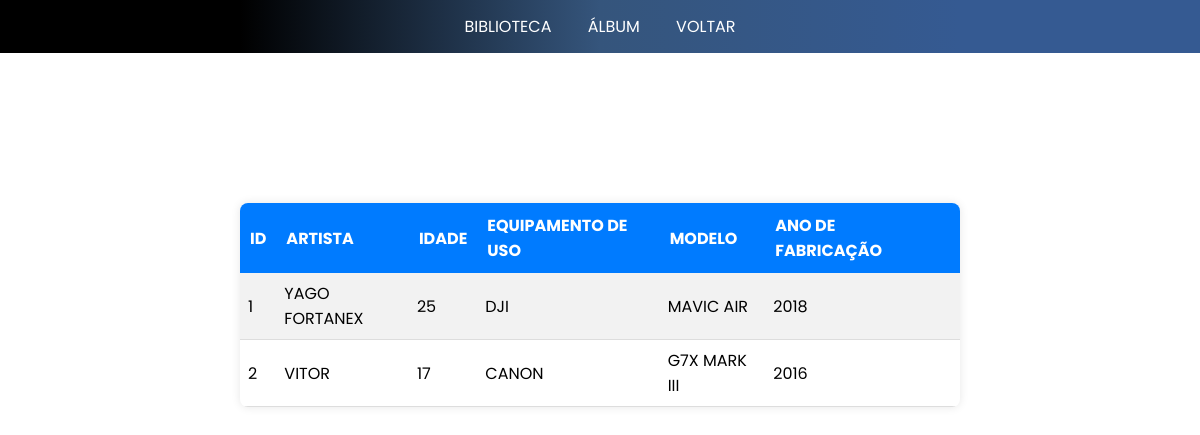
The page /php/artistas.php (signed in) on the database its author committed.
### tables this page shows
CREATE TABLE `artistas` (
  `id` int(11) NOT NULL,
  `artista` varchar(255) NOT NULL,
  `idade` int(11) NOT NULL,
  `id_equipamento` int(11) DEFAULT NULL
);

CREATE TABLE `equipamentos` (
  `id_equipamento` int(11) NOT NULL,
  `nome` varchar(255) NOT NULL,
  `modelo` varchar(255) NOT NULL,
  `ano_fabricacao` int(11) NOT NULL
);

### php/artistas.php (the view, shortened to what this page needs)
<?php
    include('banco.php');
    $sql = "SELECT
    artistas.artista,
    artistas.idade,
    equipamentos.id_equipamento,
    equipamentos.nome AS nome_equipamento,
    equipamentos.modelo,
    equipamentos.ano_fabricacao
FROM
    artistas
JOIN
    equipamentos ON artistas.id_equipamento = equipamentos.id_equipamento;
";
    $resultado = $conexao->query($sql);
?>
<!DOCTYPE html>
<html lang="pt-br">
<head>
    <link rel="stylesheet" href="/css/table.css">
</head>
<body background="/imgnovas/iacanga.JPEG" style="background-repeat: no-repeat;
    ">
    <nav>
        <ul class= "menu">
            <li><a href="biblioteca.php">BIBLIOTECA</a></li>
            <li><a href="album.php">ÁLBUM</a></li>
            <li><a href="biblioteca.php">VOLTAR</a></li>
        </ul>
    </nav>
                                            <br>
                                            <br>
                                            <br>
                                            <br>
                                            <br>
                                            <br>
<table class="table">
    <thead>
        <tr>
            <th>ID</th>
            <th>ARTISTA</th>
            <th>IDADE</th>
            <th>EQUIPAMENTO DE USO</th>
            <th>MODELO</th>
            <th>ANO DE FABRICAÇÃO</th>
            <th></th>
        </tr>
    </thead>
    <tbody>
        <?php
        while ($dados = $resultado->fetch_assoc()) {
            echo "<tr>
                <td>" . $dados["id_equipamento"] . "</td>
                <td>" . $dados["artista"] . "</td>
                <td>" . $dados["idade"] . "</td>
                <td>" . $dados["nome_equipamento"] . "</td>
                <td>" . $dados["modelo"] . "</td>
                <td>" . $dados["ano_fabricacao"] . "</td>
                <td>
                </td>
            </tr>";
        }
        ?>
    </tbody>
</table>
</body>
</html>

### css/table.css (style rules this page uses)
* { box-sizing: border-box; padding: 0; margin: 0; font-family: 'Poppins', sans-serif; }
.menu { list-style-type: none; margin: 0 auto; padding: 0; background: #355a92; background: linear-gradient(180deg,#355a92 20%, #35557c 50%, #000000 80%); background: -webkit-linear-gradient(180deg,#355a92 20%, #35557c 50%, #000000 80%); background: -moz-linear-gradient(180deg,#355a92 20%, #35557c 50%, #000000 80%); text-align: center; justify-content: center; align-items: center; }
.menu li { display: inline-block; position: relative; }
.menu li a { display: block; color: white; text-align: center; padding: 14px 16px; text-decoration: none; }
.table { width: 60%; margin: 0 auto; border-collapse: collapse; border-spacing: 0; border-radius: 8px; overflow: hidden; box-shadow: 0 0 10px rgba(0, 0, 0, 0.1); background-color: rgba(255, 255, 255, 0.5); }
.table th { background-color: #007bff; color: #fff; padding: 10px; text-align: left; }
.table td { padding: 8px; border-bottom: 1px solid #ddd; }
.table tbody tr:nth-child(odd) { background-color: #f2f2f2; }

### rows shown on the page
artistas: id_equipamento.id_equipamento "1", artista "YAGO FORTANEX", idade "25", id_equipamento.nome "DJI", id_equipamento.modelo "MAVIC AIR", id_equipamento.ano_fabricacao "2018"
artistas: id_equipamento.id_equipamento "2", artista "VITOR", idade "17", id_equipamento.nome "CANON", id_equipamento.modelo "G7X MARK III", id_equipamento.ano_fabricacao "2016"
